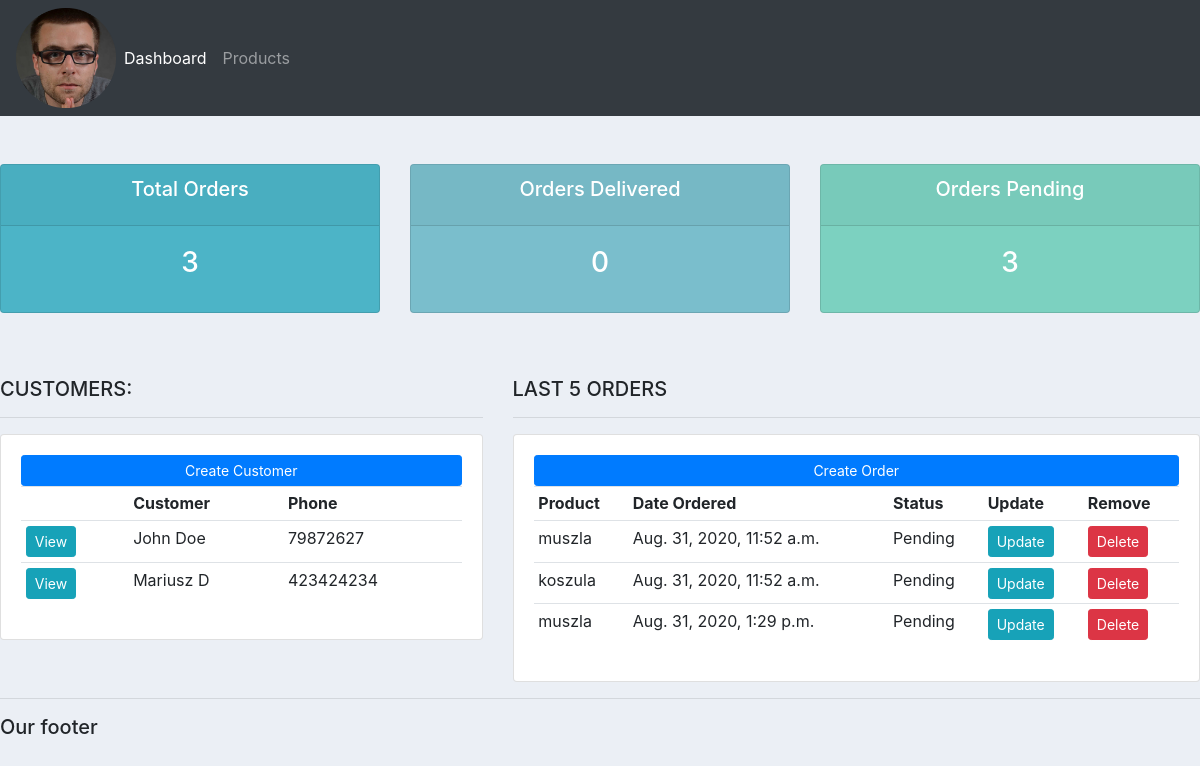
The page / on the database its author committed.
### accounts/models.py (models this page shows, shortened)
class Customer(models.Model):
    name = models.CharField(max_length=200, null=True)
    phone = models.CharField(max_length=200, null=True)
    email = models.CharField(max_length=200, null=True)
    data_created = models.DateTimeField(auto_now_add=True, null=True)

class Order(models.Model):
    STATUS = (
        ("Pending", "Pending"),
        ("Out of delivery", "Out of delivery"),
        ("Delivered", "Delivered"),
    )
    customer = models.ForeignKey(Customer, null=True, on_delete=models.SET_NULL)
    product = models.ForeignKey(Product, null=True, on_delete=models.SET_NULL)
    date_created = models.DateTimeField(auto_now_add=True, null=True)
    status = models.CharField(max_length=200, null=True, choices=STATUS)

class Product(models.Model):
    CATEGORY = (
        ("Indoor", "Indoor"),
        ("Out Door", "Out Door"),
    )
    name = models.CharField(max_length=200, null=True)
    price = models.FloatField(null=True)
    category = models.CharField(max_length=200, null=True, choices=CATEGORY)
    description = models.CharField(max_length=200, null=True, blank=True)
    date_created = models.DateTimeField(auto_now_add=True)
    tags = models.ManyToManyField(Tag)
    def __str__(self):
        return self.name

### accounts/views.py (the view)
# urls.py: path('', views.home, name="home"),
def home(request):
    orders = Order.objects.all()
    customers = Customer.objects.all()
    total_customers = customers.count()
    total_orders = orders.count()
    delivered = orders.filter(status='Delivered').count()
    pending = orders.filter(status='Pending').count()
    context = {
        'orders': orders,
        'customers': customers,
        'total_customers': total_customers,
        'total_orders': total_orders,
        'delivered': delivered,
        'pending': pending
    }
    return render(request, 'accounts/dashboard.html', context)

### accounts/templates/accounts/dashboard.html
{% extends 'accounts/main.html' %}
{% block content %}
{% include 'accounts/status.html' %}
<br>
<div class="row">
    <div class="col-md-5">
        <h5>CUSTOMERS:</h5>
        <hr>
        <div class="card card-body">
            <a class="btn btn-primary btn-sm btn-block" href="">Create Customer
            </a>
            <table class="table table-sm">
                <tr>
                    <th></th>
                    <th>Customer</th>
                    <th>Phone</th>
                </tr>
                {% for customer in customers %}
                    <tr>
                        <td><a class="btn btn-sm btn-info" href="{% url 'customer' customer.id %}"> View</a></td>
                        <td>{{ customer.name }}</td>
                        <td>{{ customer.phone }}</td>
                    </tr>
                {% endfor %}
            </table>
        </div>
    </div>
    <div class="col-md-7">
        <h5>LAST 5 ORDERS</h5>
        <hr>
        <div class="card card-body">
            <a class="btn btn-primary btn-sm btn-block" href="{% url 'create_order' %}">Create Order
            </a>
            <table class="table table-sm">
                <tr>
                    <th>Product</th>
                    <th>Date Ordered</th>
                    <th>Status</th>
                    <th>Update</th>
                    <th>Remove</th>
                </tr>
                {% for order in orders %}
                    <tr>
                        <td>{{ order.product }}</td>
                        <td>{{ order.date_created }}</td>
                        <td>{{ order.status }}</td>
                        <td><a class="btn btn-sm btn-info"  href="{% url 'update_order' order.id %}">Update</a></td>
                        <td><a class="btn btn-sm btn-danger"  href="{% url 'delete_order' order.id %}">Delete</a></td>
                    </tr>
                {% endfor %}
            </table>
        </div>
    </div>
</div>
{% endblock %}

### static/css/main.css (style rules this page uses)
body { background-color: #ebeff5; }

### rows shown on the page
Customer: name "John Doe", phone "79872627"
Customer: name "Mariusz D", phone "423424234"
Order: product "muszla", date_created "Aug. 31, 2020, 11:52 a.m.", status "Pending"
Order: product "koszula", date_created "Aug. 31, 2020, 11:52 a.m.", status "Pending"
Order: product "muszla", date_created "Aug. 31, 2020, 1:29 p.m.", status "Pending"

### other values the page prints
{{ total_orders }} "3"
{{ delivered }} "0"
{{ pending }} "3"
